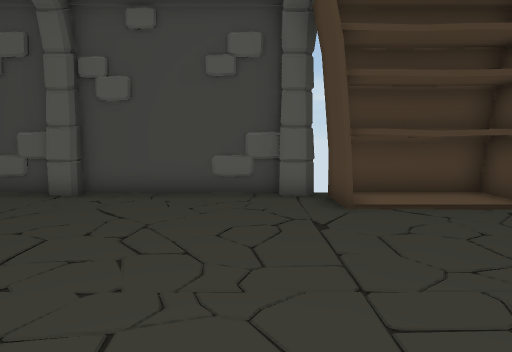
view 1 (above)

13 first-person views from a walk through a scene from a Unity 3-D project. The camera is 1.4 m above the floor, tilts 6° down and sees 75° across. Doors are open. The floor is counted in squares, 1 m on a side. Each view is taken from the middle of a square. On the plan, view 1 faces up. The plan holds only what a view shows up to about 15 squares ahead; the rest is blank. The place goes on beyond the plan. Some animated figures are left out.

view 2
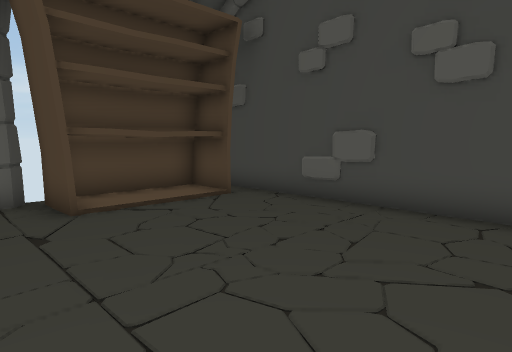

view 3
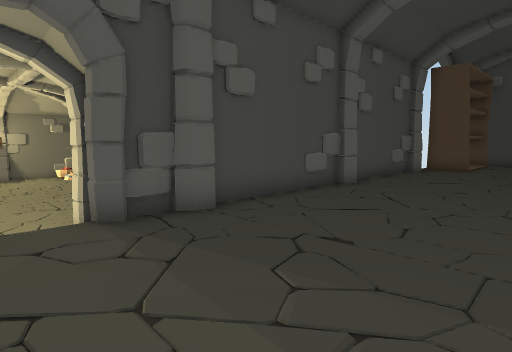

view 4
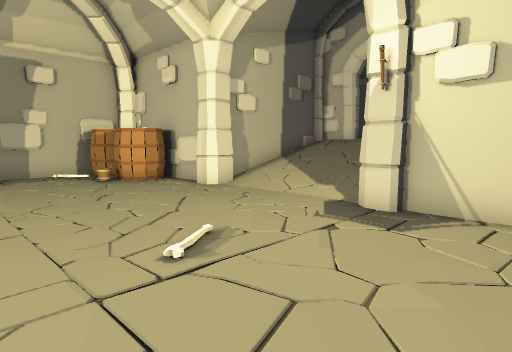

view 5
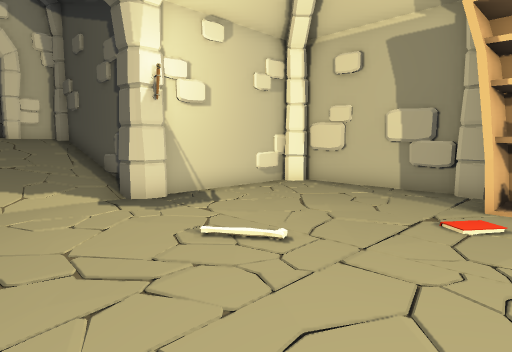

view 6
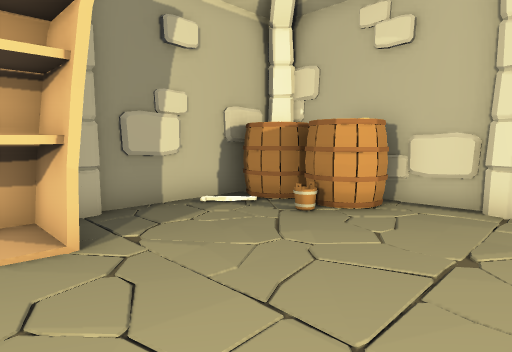

view 7
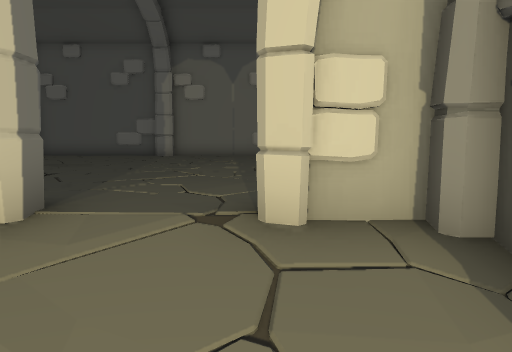

view 8
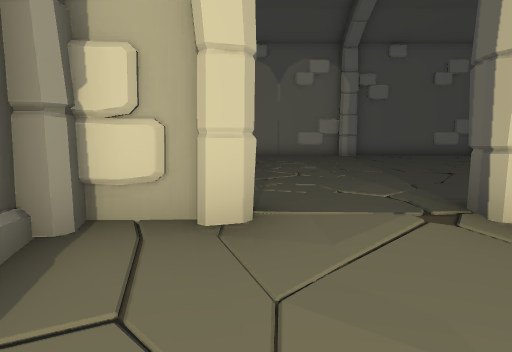

view 9
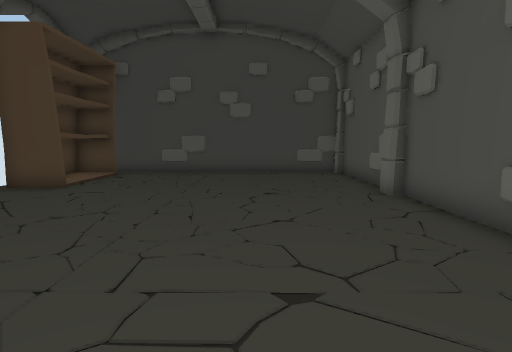

view 10
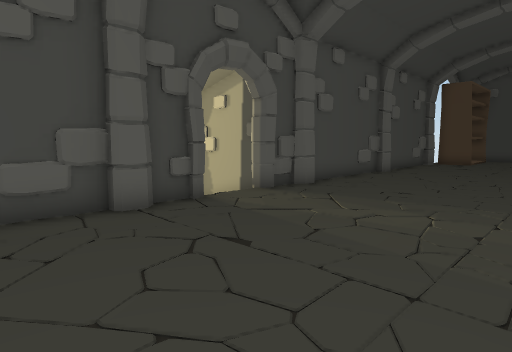

view 11
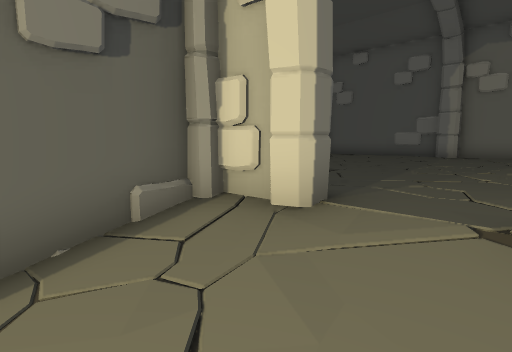

view 12
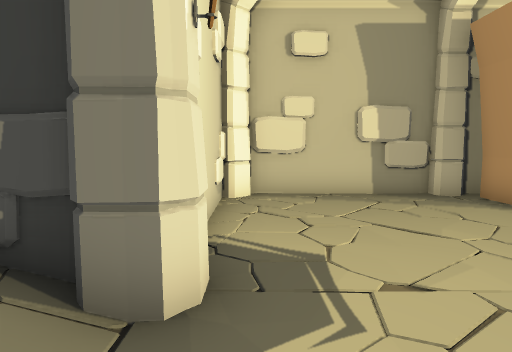

view 13
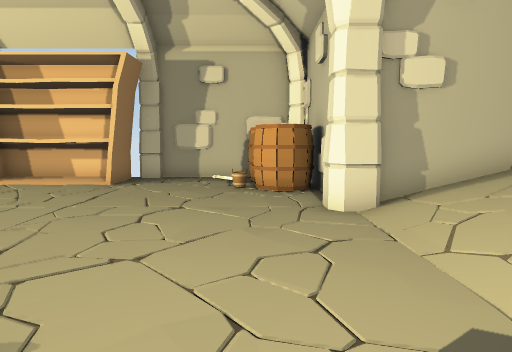

### Floor plan
Key: @ floor where view 1 was taken; # wall or solid block; . main floor; : floor 1.5 m higher than the main floor; / step, stairs or slope; D open door; S shelf; B bones; U bucket; A barrel; O other object.
Columns run from 23 left of view 1 to 7 right of it. Each row starts with its distance up from view 1.
 23  SS       ..    SS
 22 #SS.            SS
 21 O.................O
 20 #.................#
 19 #......B..........#
 18 #..............U.B#
 17 #.............AAAA#
 16 #.............AAAA
 15 #######.....O####
 14       #     #
 13       #     #
 12       # / / #
 11       #     #
 10       #     #
  9     ###OODOOO#####O#######
  8       :::::::           :SSSSS#
  7       :::::::           :SSSSS#
  6       :::::::           ::::::#
  5       :::::::           ::::::#
  4       :::::::           ::::::#
  3       :::::::           ::::::#
  2    :                          #
  1                :              #
  0                        @      #
 -1                               #
 -2                               #
 -3  #####O#####O#####O ####O######

Positions as (right, up) in squares from view 1, and headings:
1: (0, 0), facing up
2: (0, 0), facing up-right
3: (-15, 3), facing up-right
4: (-20, 22), facing down-right
5: (-13, 23), facing down-left
6: (-12, 23), facing down-right
7: (-15, 12), facing down
8: (-13, 12), facing down
9: (-8, 1), facing right
10: (-20, 2), facing up-right
11: (-15, 12), facing down-right
12: (-14, 16), facing left
13: (-18, 17), facing right
